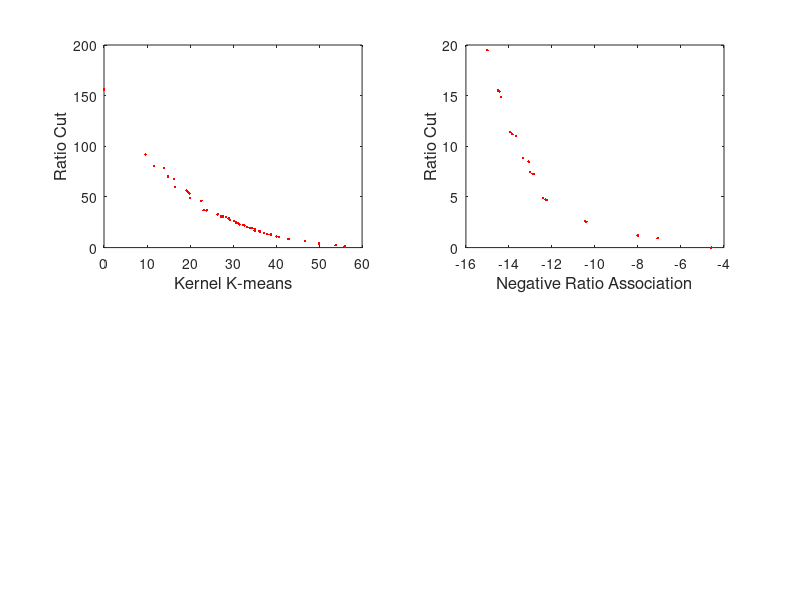

The MATLAB script that drew this image:
% karate PF
figure(1)
subplot(2,2,1)
MODPSO_front = [0  156  
9.66667  91.8333  
11.6  80.7  
13.9333  78.5  
14.8571  70.1905  
16.3333  67.6667  
16.5  59.6667  
19.2  56.3  
19.5  55.1667  
19.8889  53.5  
19.9333  48.8  
22.6429  46.0357  
23.1786  36.869  
23.8889  36.7778  
26.4286  32.7619  
27.1667  30.8056  
27.6667  30.6667  
28.3056  30.0694  
28.9881  28.7917  
29.3056  27.2361  
30.2222  26.4444  
30.6825  24.9444  
31.2222  24.1111  
31.4571  22.9119  
32.2667  22.2333  
32.6825  21.6944  
33.2444  20.3111  
33.8636  19.6288  
34.3864  19.3447  
35.0364  18.5697  
35.0444  16.8611  
35.9636  16.3788  
36.303  15.7197  
37.2  14.6833  
37.9636  13.1288  
38.7667  12.8333  
40.1  11  
40.7538  10.5833  
42.8857  8.5119  
42.972  8.44697  
46.7111  6.38889  
49.9444  4.13889  
53.8444  2.28889  
55.9861  1.18056  
];
plot(MODPSO_front(:,1),MODPSO_front(:,2),'r.');
xlabel('Kernel K-means');
ylabel('Ratio Cut');
% set(gca,'linewidth',2.0);
% set(y1,'linewidth',2.0);
set(get(gca,'xlabel'),'fontsize',12);
set(get(gca,'ylabel'),'fontsize',12);
hold on
subplot(2,2,2)
MOEAD_karate_PF = [ -4.5882         0
   -4.5882         0
   -4.5882         0
   -4.5882         0
   -4.5882         0
   -4.5882         0
   -4.5882         0
   -4.5882         0
   -4.5882         0
   -7.0897    0.9379
   -7.0897    0.9379
   -7.0897    0.9379
   -7.0897    0.9379
   -8.0000    1.1765
   -8.0000    1.1765
   -8.0139    1.1806
   -8.0139    1.1806
   -8.0139    1.1806
   -8.0139    1.1806
   -8.0139    1.1806
   -8.0139    1.1806
   -8.0139    1.1806
   -8.0139    1.1806
   -8.0139    1.1806
   -8.0139    1.1806
   -8.0139    1.1806
   -8.0139    1.1806
  -10.4000    2.5549
  -10.4000    2.5549
  -10.4000    2.5549
  -10.4000    2.5549
  -10.4000    2.5549
  -10.4000    2.5549
  -10.4000    2.5549
  -10.4000    2.5549
  -10.4000    2.5549
  -10.4707    2.6283
  -10.4707    2.6283
  -10.4707    2.6283
  -10.4707    2.6283
  -10.4707    2.6283
  -10.4707    2.6283
  -10.4707    2.6283
  -10.4707    2.6283
  -10.4707    2.6283
  -10.4707    2.6283
  -10.4707    2.6283
  -10.4707    2.6283
  -10.4707    2.6283
  -10.4707    2.6283
  -10.4707    2.6283
  -12.2462    4.7167
  -12.2462    4.7167
  -12.2462    4.7167
  -12.2462    4.7167
  -12.2462    4.7167
  -12.2462    4.7167
  -12.2462    4.7167
  -12.2462    4.7167
  -12.2462    4.7167
  -12.2462    4.7167
  -12.2462    4.7167
  -12.2961    4.7513
  -12.2961    4.7513
  -12.4152    4.9061
  -12.4152    4.9061
  -12.4152    4.9061
  -12.4152    4.9061
  -12.4152    4.9061
  -12.4152    4.9061
  -12.4152    4.9061
  -12.4152    4.9061
  -12.4152    4.9061
  -12.8462    7.2500
  -12.8462    7.2500
  -12.8462    7.2500
  -12.8961    7.2846
  -13.0152    7.4394
  -13.0152    7.4394
  -13.0152    7.4394
  -13.0818    8.4894
  -13.3333    8.8667
  -13.3333    8.8667
  -13.3333    8.8667
  -13.3333    8.8667
  -13.3333    8.8667
  -13.6818   11.0227
  -13.6818   11.0227
  -13.8364   11.2061
  -13.8364   11.2061
  -13.9333   11.4000
  -13.9333   11.4000
  -14.3818   14.8561
  -14.3818   14.8561
  -14.3818   14.8561
  -14.4333   15.4000
  -14.5000   15.5000
  -15.0000   19.5000
  -15.0000   19.5000
  -15.0000   19.5000];
plot(MOEAD_karate_PF(:,1),MOEAD_karate_PF(:,2),'r.');
xlabel('Negative Ratio Association');
ylabel('Ratio Cut');
set(get(gca,'xlabel'),'fontsize',12);
set(get(gca,'ylabel'),'fontsize',12);

